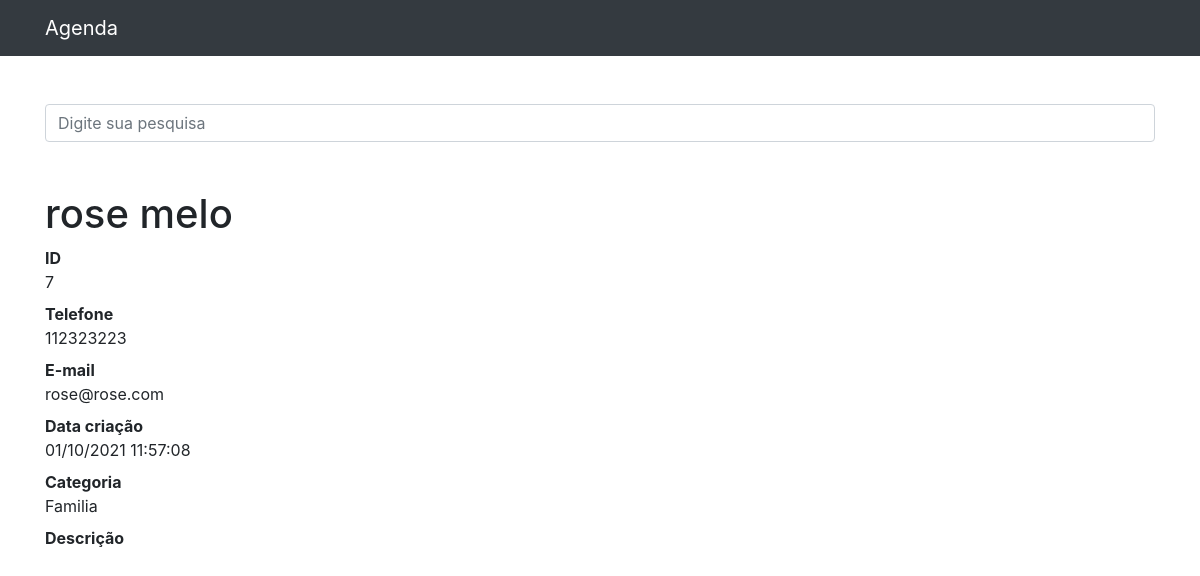
/7, run on the app's committed database.
### contatos/models.py (models this page shows, shortened)
class Contato(models.Model):
    nome = models.CharField(max_length=255)
    sobrenome = models.CharField(max_length=255, blank=True)
    telefone = models.CharField(max_length=255)
    email = models.CharField(max_length=255, blank=True)
    data_criacao = models.DateTimeField(default=timezone.now)
    descricao = models.TextField(blank=True)
    categoria = models.ForeignKey(Categoria, on_delete=models.DO_NOTHING)
    mostrar = models.BooleanField(default=True)
    foto = models.ImageField(blank=True, upload_to='fotos/%Y/%m/%d')

class Categoria(models.Model):
    nome = models.CharField(max_length=255)
    def __str__(self):
        return self.nome

### contatos/views.py (the view)
# urls.py: path('<int:contato_id>', views.ver_contato, name='ver_contato'),
def ver_contato(request, contato_id):
    contato = get_object_or_404(Contato, id=contato_id)
    if not contato.mostrar:
        raise Http404()
    return render(request, 'contatos/ver_contato.html', {
        'contato': contato
    })

### contatos/templates/contatos/ver_contato.html (shortened to what this page needs)
{% extends 'base.html' %}
{%block conteudo%}
    <h1 class="mt-5">{{contato.nome}} {{contato.sobrenome}}</h1>
        <dl>
          <dt>ID</dt>
          <dd>{{contato.id}}</dd>
          <dt>Telefone</dt>
          <dd>{{contato.telefone}}</dd>
          <dt>E-mail</dt>
          <dd>{{contato.email}}</dd>
          <dt>Data criação</dt>
          <dd>{{contato.data_criacao|date:'d/m/Y H:i:s' }}</dd>
          <dt>Categoria</dt>
          <dd>{{contato.categoria}}</dd>
          <dt>Descrição</dt>
        </dl>
{%endblock%}

### data on the page
Contato: nome "rose", sobrenome "melo", id "7", telefone "112323223", email "rose@rose.com", data_criacao "01/10/2021 11:57:08", categoria "Familia"
